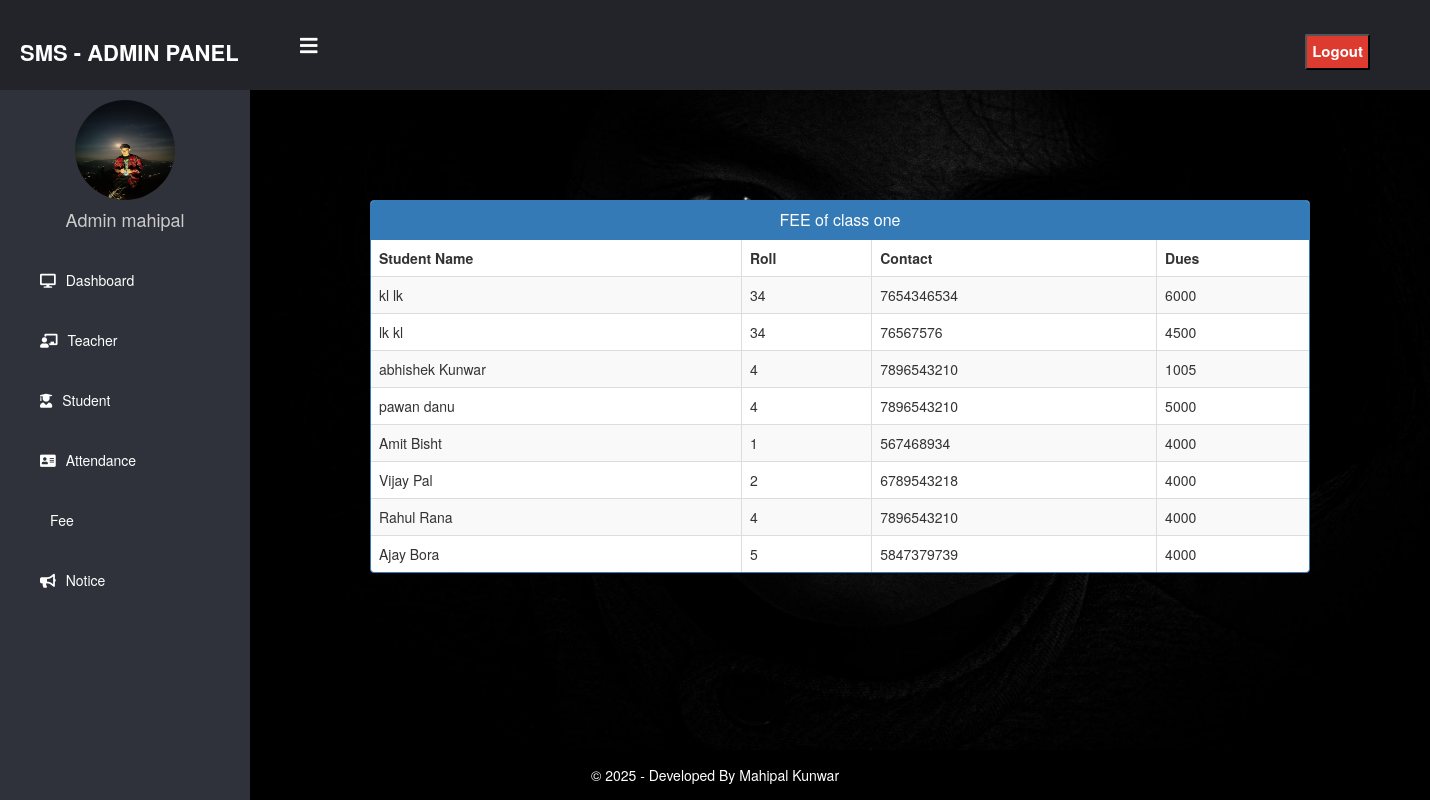
Page /admin-view-fee/one/ (signed in) on the committed database.
### school/models.py (models this page shows, shortened)
class StudentExtra(models.Model):
    user=models.OneToOneField(User,on_delete=models.CASCADE)
    roll = models.CharField(max_length=10)
    mobile = models.CharField(max_length=40,null=True)
    fee=models.PositiveIntegerField(null=True)
    cl= models.CharField(max_length=10,choices=classes,default='one')
    status=models.BooleanField(default=False)
    admission_date = models.DateField(auto_now_add=True)
    @property
    def get_name(self):
        return self.user.first_name+" "+self.user.last_name

### school/views.py (the view)
# urls.py: path('admin-view-fee/<str:cl>/', views.admin_view_fee_view,name='admin-view-fee'),
@login_required(login_url='adminlogin')
@user_passes_test(is_admin)
def admin_view_fee_view(request,cl):
    feedetails=models.StudentExtra.objects.all().filter(cl=cl)
    return render(request,'school/admin_view_fee.html',{'feedetails':feedetails,'cl':cl})

### school/views.py (called while the page is built)
def is_admin(user):
    return user.groups.filter(name='ADMIN').exists()

### templates/school/admin_view_fee.html (shortened to what this page needs)
{% extends 'school/adminbase.html' %}
{% block content %}
<head>
  <link href="//netdna.bootstrapcdn.com/bootstrap/3.0.0/css/bootstrap.min.css" rel="stylesheet" id="bootstrap-css">
</head>
<div class="container">
  <div class="row">
    <div class="panel panel-primary">
      <div class="panel-heading">
        <h6 class="panel-title">FEE of class {{cl}} </h6>
      </div>
      <table class="table table-hover table-striped table-bordered" id="dev-table">
        <thead>
          <tr>
            <th>Student Name</th>
            <th>Roll</th>
            <th>Contact</th>
            <th>Dues</th>
          </tr>
        </thead>
        {%for f in feedetails %}
        <tr>
          <td>{{f.get_name}}</td>
          <td>{{f.roll}}</td>
          <td>{{f.mobile}}</td>
          <td>{{f.fee}}</td>
        </tr>
        {%endfor%}
      </table>
    </div>
  </div>
</div>
{% endblock content %}

### templates/school/adminbase.html (shortened to what this page needs)
<!DOCTYPE html>
{% load static %}
<html lang="en" dir="ltr">
<head>
  <link rel="stylesheet" href="https://cdnjs.cloudflare.com/ajax/libs/font-awesome/5.12.1/css/all.min.css">
</head>
<body>
  <header>
    <label for="check">
      <i class="fas fa-bars" id="sidebar_btn"></i>
    </label>
    <div class="left_area">
      <h3>SMS - Admin Panel</h3>
    </div>
    <div class="right_area">
      <form method="POST" action="{% url 'logout' %}" style="display:inline;">
        <button type="submit" class="logout_btn">Logout</button>
      </form>
    </div>
  </header>
  <div class="sidebar">
    <center>
      <img src="{% static 'images/admin-icn.png' %}" class="profile_image" alt="">
      <h4>Admin {{ request.user.first_name }}</h4>
    </center>
    <a href="/admin-dashboard"><i class="fas fa-desktop"></i><span>Dashboard</span></a>
    <a href="/admin-teacher"><i class="fas fa-chalkboard-teacher"></i><span>Teacher</span></a>
    <a href="/admin-student"><i class="fas fa-user-graduate"></i><span>Student</span></a>
    <a href="/admin-attendance"><i class="fas fa-address-card"></i><span>Attendance</span></a>
    <a href="/admin-fee"><span>Fee</span></a>
    <a href="/admin-notice"><i class="fas fa-bullhorn"></i><span>Notice</span></a>
  </div>
  <div class="content">
    {% block content %}{% endblock content %}
  </div>
  <footer>
    &copy; 2025 - Developed By Mahipal Kunwar
  </footer>
</body>
</html>

### templates/school/admin_view_fee.html (style rules this page uses)
a:link { text-decoration: none; }
h6 { text-align: center; }
.row { margin: 100px; }

### rows in the picture
StudentExtra: get_name "kl lk", roll "34", mobile "7654346534", fee "6000"
StudentExtra: get_name "lk kl", roll "34", mobile "76567576", fee "4500"
StudentExtra: get_name "abhishek Kunwar", roll "4", mobile "7896543210", fee "1005"
StudentExtra: get_name "pawan danu", roll "4", mobile "7896543210", fee "5000"
StudentExtra: get_name "Amit Bisht", roll "1", mobile "567468934", fee "4000"
StudentExtra: get_name "Vijay Pal", roll "2", mobile "6789543218", fee "4000"
StudentExtra: get_name "Rahul Rana", roll "4", mobile "7896543210", fee "4000"
StudentExtra: get_name "Ajay Bora", roll "5", mobile "5847379739", fee "4000"

### other values in the picture
{{ request.user.first_name }} "mahipal"
{{ cl }} "one"
